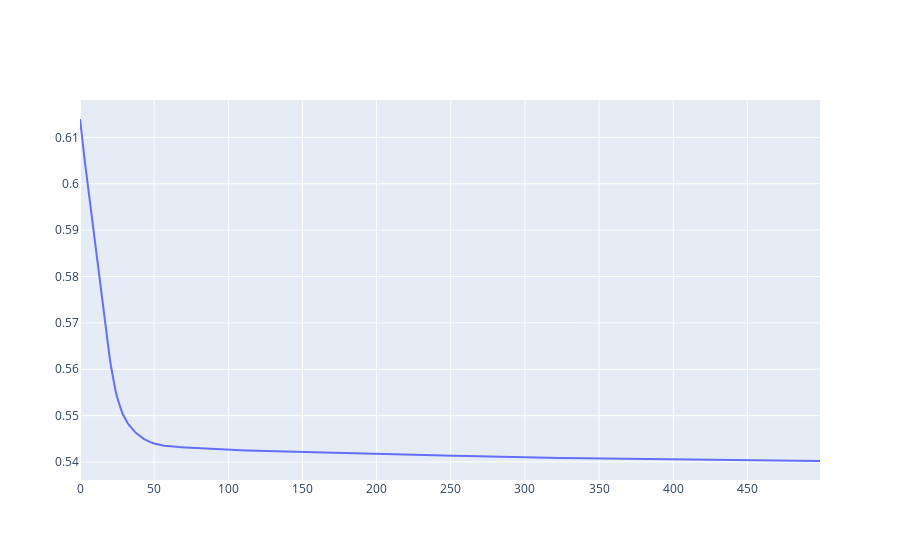

Notebook code cell kept with this figure:
### Markdown cell above
*Error Plot*

### Code cell
fig = go.Figure()

fig.add_trace(
    go.Scatter(
        y = errors
    )
)

fig.show()

### Figure 1 — Plotly figure (JSON) as saved in the notebook; plotly's stock layout.template omitted (floating-point values rounded to 4 significant figures; data arrays with more than 128 entries replaced by an {"elided": "..."} marker saying what was removed)
{"data": [{"type": "scatter", "y": {"elided": "500 float values"}}], "layout": {}}
